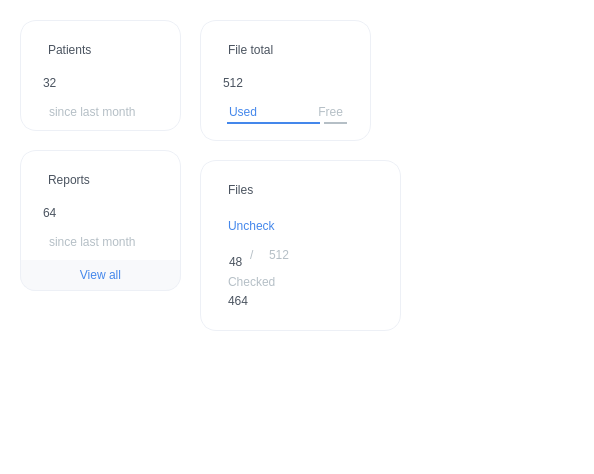
<?xml version="1.0" encoding="UTF-8"?>
<ui version="4.0">
 <class>Form</class>
 <widget class="QWidget" name="Form">
  <property name="geometry">
   <rect>
    <x>0</x>
    <y>0</y>
    <width>594</width>
    <height>474</height>
   </rect>
  </property>
  <property name="windowTitle">
   <string>Form</string>
  </property>
  <property name="styleSheet">
   <string notr="true">#Form {
	background-color:#FFF;
}

QFrame {
	border: 1px solid #EDF0F6;
	border-radius: 16px;

	padding: 5px;
}</string>
  </property>
  <widget class="QFrame" name="Card1">
   <property name="geometry">
    <rect>
     <x>20</x>
     <y>20</y>
     <width>161</width>
     <height>111</height>
    </rect>
   </property>
   <property name="sizePolicy">
    <sizepolicy hsizetype="Fixed" vsizetype="Fixed">
     <horstretch>0</horstretch>
     <verstretch>0</verstretch>
    </sizepolicy>
   </property>
   <property name="styleSheet">
    <string notr="true">#Card1 {	
	background-color: rgb(255, 255, 255);
	border: 1px solid #EDF0F6;
	border-radius: 16px; 
}

QLabel { border: 0px }

#icon_1 {
	image: url(:/icons/icons/profile_2user_svgrepo_com1.png);
}

/*subheader*/
#label_1 {
	font: 63 10pt &quot;Montserrat SemiBold&quot;;
	color: #4A535F;
}

#des_1 {
	font: 63 7pt &quot;Montserrat SemiBold&quot;;
	color: #B5BFC6;
}

/*header*/
#value_1 {
	font: 22pt &quot;Montserrat SemiBold&quot;;
	color: #4A535F;
}</string>
   </property>
   <widget class="QLabel" name="label_1">
    <property name="geometry">
     <rect>
      <x>20</x>
      <y>14</y>
      <width>111</width>
      <height>31</height>
     </rect>
    </property>
    <property name="text">
     <string>Patients</string>
    </property>
   </widget>
   <widget class="QLabel" name="value_1">
    <property name="geometry">
     <rect>
      <x>15</x>
      <y>42</y>
      <width>141</width>
      <height>41</height>
     </rect>
    </property>
    <property name="text">
     <string>32</string>
    </property>
   </widget>
   <widget class="QLabel" name="icon_1">
    <property name="geometry">
     <rect>
      <x>110</x>
      <y>10</y>
      <width>41</width>
      <height>41</height>
     </rect>
    </property>
    <property name="text">
     <string/>
    </property>
   </widget>
   <widget class="QLabel" name="des_1">
    <property name="geometry">
     <rect>
      <x>21</x>
      <y>76</y>
      <width>111</width>
      <height>31</height>
     </rect>
    </property>
    <property name="text">
     <string>since last month</string>
    </property>
   </widget>
  </widget>
  <widget class="QFrame" name="Card2">
   <property name="geometry">
    <rect>
     <x>200</x>
     <y>20</y>
     <width>171</width>
     <height>121</height>
    </rect>
   </property>
   <property name="sizePolicy">
    <sizepolicy hsizetype="Fixed" vsizetype="Fixed">
     <horstretch>0</horstretch>
     <verstretch>0</verstretch>
    </sizepolicy>
   </property>
   <property name="styleSheet">
    <string notr="true">#Card2 {	
	background-color: rgb(255, 255, 255);
	border: 1px solid #EDF0F6;
	border-radius: 16px; 
}

QLabel { border: 0px }

#icon_2 {
	image: url(:/icons/icons/files_folder_svgrepo_com1.png);
}

/*subheader*/
#label_2 {
	font: 63 10pt &quot;Montserrat SemiBold&quot;;
	color: #4A535F;
}

#des_2L {
	font: 63 7pt &quot;Montserrat SemiBold&quot;;
	color: #4487EB;
}
#barL {
	background-color: #4487EB;
}
#des_2R {
	font: 63 7pt &quot;Montserrat SemiBold&quot;;
	color: #B5BFC6;
}
#barR {
	background-color: #B5BFC6;
}

/*header*/
#value_2 {
	font: 22pt &quot;Montserrat SemiBold&quot;;
	color: #4A535F;
}</string>
   </property>
   <widget class="QLabel" name="label_2">
    <property name="geometry">
     <rect>
      <x>20</x>
      <y>14</y>
      <width>111</width>
      <height>31</height>
     </rect>
    </property>
    <property name="text">
     <string>File total</string>
    </property>
   </widget>
   <widget class="QLabel" name="value_2">
    <property name="geometry">
     <rect>
      <x>15</x>
      <y>42</y>
      <width>141</width>
      <height>41</height>
     </rect>
    </property>
    <property name="text">
     <string>512</string>
    </property>
   </widget>
   <widget class="QLabel" name="icon_2">
    <property name="geometry">
     <rect>
      <x>115</x>
      <y>10</y>
      <width>41</width>
      <height>41</height>
     </rect>
    </property>
    <property name="text">
     <string/>
    </property>
   </widget>
   <widget class="QLabel" name="des_2L">
    <property name="geometry">
     <rect>
      <x>21</x>
      <y>76</y>
      <width>61</width>
      <height>31</height>
     </rect>
    </property>
    <property name="text">
     <string>Used</string>
    </property>
   </widget>
   <widget class="QLabel" name="des_2R">
    <property name="geometry">
     <rect>
      <x>90</x>
      <y>76</y>
      <width>61</width>
      <height>31</height>
     </rect>
    </property>
    <property name="layoutDirection">
     <enum>Qt::RightToLeft</enum>
    </property>
    <property name="text">
     <string>Free</string>
    </property>
    <property name="alignment">
     <set>Qt::AlignRight|Qt::AlignTrailing|Qt::AlignVCenter</set>
    </property>
   </widget>
   <widget class="QWidget" name="barRatio" native="true">
    <property name="geometry">
     <rect>
      <x>27</x>
      <y>93</y>
      <width>120</width>
      <height>20</height>
     </rect>
    </property>
    <property name="sizePolicy">
     <sizepolicy hsizetype="Preferred" vsizetype="Fixed">
      <horstretch>0</horstretch>
      <verstretch>0</verstretch>
     </sizepolicy>
    </property>
    <layout class="QHBoxLayout" name="horizontalLayout" stretch="4,1">
     <property name="spacing">
      <number>4</number>
     </property>
     <property name="leftMargin">
      <number>0</number>
     </property>
     <property name="topMargin">
      <number>0</number>
     </property>
     <property name="rightMargin">
      <number>0</number>
     </property>
     <property name="bottomMargin">
      <number>0</number>
     </property>
     <item>
      <widget class="QWidget" name="barL" native="true">
       <property name="sizePolicy">
        <sizepolicy hsizetype="Preferred" vsizetype="Fixed">
         <horstretch>0</horstretch>
         <verstretch>0</verstretch>
        </sizepolicy>
       </property>
       <property name="minimumSize">
        <size>
         <width>0</width>
         <height>2</height>
        </size>
       </property>
       <property name="maximumSize">
        <size>
         <width>16777215</width>
         <height>2</height>
        </size>
       </property>
      </widget>
     </item>
     <item>
      <widget class="QWidget" name="barR" native="true">
       <property name="sizePolicy">
        <sizepolicy hsizetype="Preferred" vsizetype="Fixed">
         <horstretch>0</horstretch>
         <verstretch>0</verstretch>
        </sizepolicy>
       </property>
       <property name="minimumSize">
        <size>
         <width>0</width>
         <height>2</height>
        </size>
       </property>
       <property name="maximumSize">
        <size>
         <width>16777215</width>
         <height>2</height>
        </size>
       </property>
      </widget>
     </item>
    </layout>
   </widget>
  </widget>
  <widget class="QFrame" name="Card3">
   <property name="geometry">
    <rect>
     <x>20</x>
     <y>150</y>
     <width>161</width>
     <height>141</height>
    </rect>
   </property>
   <property name="sizePolicy">
    <sizepolicy hsizetype="Fixed" vsizetype="Fixed">
     <horstretch>0</horstretch>
     <verstretch>0</verstretch>
    </sizepolicy>
   </property>
   <property name="styleSheet">
    <string notr="true">#Card3 {	
	background-color: rgb(255, 255, 255);
	border: 1px solid #EDF0F6;
	border-radius: 16px; 
}

QLabel { border: 0px }

#icon_3 {
	image: url(:/icons/icons/reports_svgrepo_com1.png);
}

/*subheader*/
#label_3 {
	font: 63 10pt &quot;Montserrat SemiBold&quot;;
	color: #4A535F;
}

#des_3 {
	font: 63 7pt &quot;Montserrat SemiBold&quot;;
	color: #B5BFC6;
}

/*header*/
#value_3 {
	font: 22pt &quot;Montserrat SemiBold&quot;;
	color: #4A535F;
}

QPushButton {
	border-radius: 0px;
    border-bottom-left-radius: 15px;
	border-bottom-right-radius: 15px;
	border: 1px solid #EDF0F6;
	border-top: 0px;
	background-color: #F8F9FB;
	color: #4487EB;
	font: 63 7.5pt &quot;Montserrat SemiBold&quot;;
}
QPushButton:hover {
	background-color: #EDF0F6
}</string>
   </property>
   <widget class="QLabel" name="label_3">
    <property name="geometry">
     <rect>
      <x>20</x>
      <y>14</y>
      <width>111</width>
      <height>31</height>
     </rect>
    </property>
    <property name="text">
     <string>Reports</string>
    </property>
   </widget>
   <widget class="QLabel" name="value_3">
    <property name="geometry">
     <rect>
      <x>15</x>
      <y>42</y>
      <width>141</width>
      <height>41</height>
     </rect>
    </property>
    <property name="text">
     <string>64</string>
    </property>
   </widget>
   <widget class="QLabel" name="icon_3">
    <property name="geometry">
     <rect>
      <x>104</x>
      <y>4</y>
      <width>50</width>
      <height>50</height>
     </rect>
    </property>
    <property name="text">
     <string/>
    </property>
   </widget>
   <widget class="QLabel" name="des_3">
    <property name="geometry">
     <rect>
      <x>21</x>
      <y>76</y>
      <width>111</width>
      <height>31</height>
     </rect>
    </property>
    <property name="text">
     <string>since last month</string>
    </property>
   </widget>
   <widget class="QPushButton" name="btn_3">
    <property name="geometry">
     <rect>
      <x>0</x>
      <y>110</y>
      <width>161</width>
      <height>31</height>
     </rect>
    </property>
    <property name="text">
     <string>View all</string>
    </property>
   </widget>
  </widget>
  <widget class="QFrame" name="Card4">
   <property name="geometry">
    <rect>
     <x>200</x>
     <y>160</y>
     <width>201</width>
     <height>171</height>
    </rect>
   </property>
   <property name="sizePolicy">
    <sizepolicy hsizetype="Fixed" vsizetype="Fixed">
     <horstretch>0</horstretch>
     <verstretch>0</verstretch>
    </sizepolicy>
   </property>
   <property name="styleSheet">
    <string notr="true">#Card4 {	
	background-color: rgb(255, 255, 255);
	border: 1px solid #EDF0F6;
	border-radius: 16px; 
}

QLabel { border: 0px; }

#icon_4 {
	image: url(:/icons/icons/files_folder_svgrepo_com1.png);
}

/*subheader*/
#label_4 {
	font: 63 10pt &quot;Montserrat SemiBold&quot;;
	color: #4A535F;
}

#des_4_1 {
	font: 63 8pt &quot;Montserrat SemiBold&quot;;
	color: #4487EB;
}
#des_4_2 {
	font: 63 8pt &quot;Montserrat SemiBold&quot;;
	color: #B5BFC6;
}
#label_4s, #value_4_total {
	font: 63 8pt &quot;Montserrat SemiBold&quot;;
	color: #B5BFC6;
	padding: 4px; 
}

/*header*/
#value_4_1 {
	font: 22pt &quot;Montserrat SemiBold&quot;;
	color: #4A535F;
	padding: 0px; 
}
#value_4_2 {
	font: 63 13pt &quot;Montserrat SemiBold&quot;;
	color: #4A535F;
}</string>
   </property>
   <widget class="QLabel" name="label_4">
    <property name="geometry">
     <rect>
      <x>20</x>
      <y>14</y>
      <width>111</width>
      <height>31</height>
     </rect>
    </property>
    <property name="text">
     <string>Files</string>
    </property>
   </widget>
   <widget class="QLabel" name="icon_4">
    <property name="geometry">
     <rect>
      <x>145</x>
      <y>10</y>
      <width>41</width>
      <height>41</height>
     </rect>
    </property>
    <property name="text">
     <string/>
    </property>
   </widget>
   <widget class="QLabel" name="des_4_1">
    <property name="geometry">
     <rect>
      <x>20</x>
      <y>50</y>
      <width>71</width>
      <height>31</height>
     </rect>
    </property>
    <property name="text">
     <string>Uncheck</string>
    </property>
   </widget>
   <widget class="QLabel" name="des_4_2">
    <property name="geometry">
     <rect>
      <x>20</x>
      <y>106</y>
      <width>81</width>
      <height>31</height>
     </rect>
    </property>
    <property name="layoutDirection">
     <enum>Qt::RightToLeft</enum>
    </property>
    <property name="text">
     <string>Checked</string>
    </property>
    <property name="alignment">
     <set>Qt::AlignLeading|Qt::AlignLeft|Qt::AlignVCenter</set>
    </property>
   </widget>
   <widget class="QLabel" name="value_4_2">
    <property name="geometry">
     <rect>
      <x>20</x>
      <y>120</y>
      <width>141</width>
      <height>41</height>
     </rect>
    </property>
    <property name="text">
     <string>464</string>
    </property>
   </widget>
   <widget class="QWidget" name="hlayout_5" native="true">
    <property name="geometry">
     <rect>
      <x>29</x>
      <y>68</y>
      <width>141</width>
      <height>41</height>
     </rect>
    </property>
    <layout class="QHBoxLayout" name="hlayout_4">
     <property name="spacing">
      <number>0</number>
     </property>
     <property name="leftMargin">
      <number>0</number>
     </property>
     <property name="topMargin">
      <number>0</number>
     </property>
     <property name="rightMargin">
      <number>0</number>
     </property>
     <property name="bottomMargin">
      <number>0</number>
     </property>
     <item>
      <widget class="QLabel" name="value_4_1">
       <property name="text">
        <string>48</string>
       </property>
       <property name="alignment">
        <set>Qt::AlignBottom|Qt::AlignLeading|Qt::AlignLeft</set>
       </property>
      </widget>
     </item>
     <item>
      <widget class="QLabel" name="label_4s">
       <property name="text">
        <string>/</string>
       </property>
       <property name="alignment">
        <set>Qt::AlignBottom|Qt::AlignLeading|Qt::AlignLeft</set>
       </property>
      </widget>
     </item>
     <item>
      <widget class="QLabel" name="value_4_total">
       <property name="text">
        <string>512</string>
       </property>
       <property name="alignment">
        <set>Qt::AlignBottom|Qt::AlignLeading|Qt::AlignLeft</set>
       </property>
      </widget>
     </item>
     <item>
      <spacer name="space4">
       <property name="orientation">
        <enum>Qt::Horizontal</enum>
       </property>
       <property name="sizeHint" stdset="0">
        <size>
         <width>40</width>
         <height>20</height>
        </size>
       </property>
      </spacer>
     </item>
    </layout>
   </widget>
  </widget>
 </widget>
 <resources>
  <include location="../Card/src.qrc"/>
 </resources>
 <connections/>
</ui>
